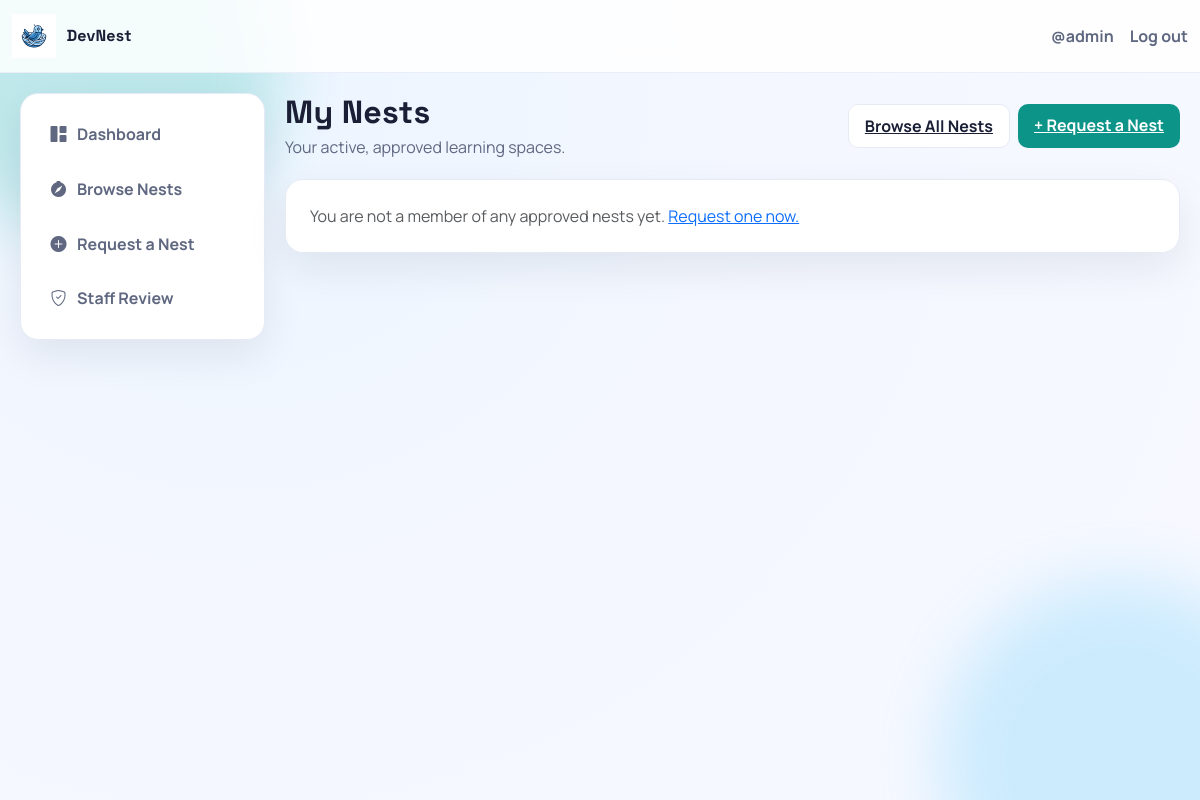
Before: /posts/ (signed in) with the older database file.
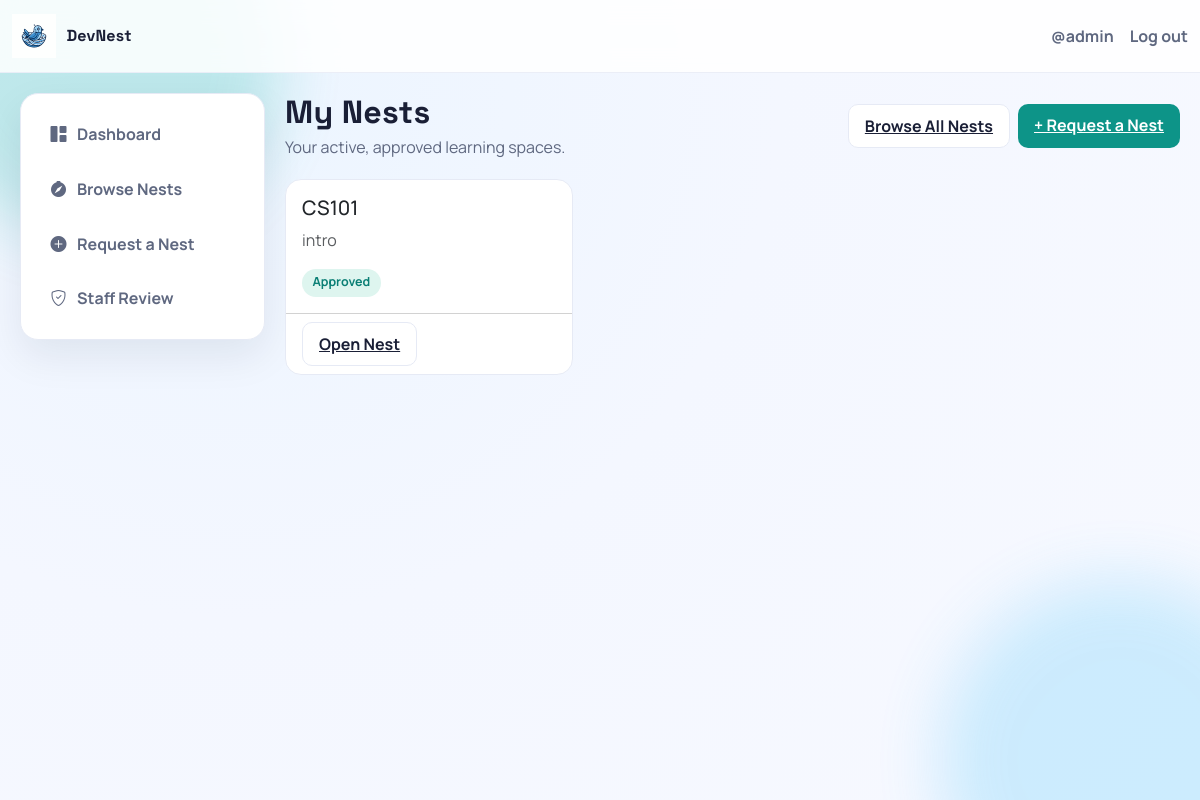
After: the same page with the newer database file.
### nests/models.py (models this page shows, shortened)
class Nest(models.Model):
    class Status(models.TextChoices):
        PENDING  = 'pending',  'Pending'
        APPROVED = 'approved', 'Approved'
        REJECTED = 'rejected', 'Rejected'
    name        = models.CharField(max_length=255)
    description = models.TextField()
    creator     = models.ForeignKey(settings.AUTH_USER_MODEL, on_delete=models.CASCADE)
    members     = models.ManyToManyField(
        settings.AUTH_USER_MODEL,
        through='NestMembership',
        related_name='nests',
    )
    status      = models.CharField(
        max_length=20,
        choices=Status.choices,
        default=Status.PENDING,
    )
    created_at  = models.DateTimeField(auto_now_add=True)

### nests/views.py (the view)
# urls.py: path('',                      views.nest_dashboard,         name='nest_dashboard'),
def nest_dashboard(request):
    if not request.user.is_authenticated:
        return _require_auth(request, 'You must be signed in to view your dashboard.')
    my_nests = Nest.objects.filter(
        status=Nest.Status.APPROVED,
        memberships__user=request.user,
        memberships__status=NestMembership.Status.ACTIVE,
    ).distinct()
    pending_nests = Nest.objects.filter(
        creator=request.user,
        status=Nest.Status.PENDING,
    )
    return render(request, 'nests/dashboard.html', {
        'nests': my_nests,
        'pending_nests': pending_nests,
    })

### nests/templates/nests/dashboard.html (shortened to what this page needs)
{% extends "nests/base.html" %}
{% block content %}
<div class="nest-page-head">
    <div>
        <h2 class="nest-page-title">My Nests</h2>
        <p class="nest-page-subtitle">Your active, approved learning spaces.</p>
    </div>
    <div class="d-flex gap-2">
        <a href="{% url 'nests:nest_list_view' %}" class="nest-btn-soft">Browse All Nests</a>
        <a href="{% url 'nests:request_nest_view' %}" class="nest-btn-main">+ Request a Nest</a>
    </div>
</div>
{% if nests %}
    <div class="row g-3">
        {% for nest in nests %}
        <div class="col-12 col-md-6 col-lg-4">
            <div class="card nest-card">
                <div class="card-body">
                    <h5 class="card-title">{{ nest.name }}</h5>
                    <p class="card-text text-muted">{{ nest.description }}</p>
                    <span class="nest-chip nest-chip-approved">{{ nest.get_status_display }}</span>
                </div>
                <div class="card-footer bg-transparent d-flex gap-2">
                    <a href="{% url 'nests:nest_detail' nest_id=nest.pk %}" class="nest-btn-soft btn-sm">Open Nest</a>
                </div>
            </div>
        </div>
        {% endfor %}
    </div>
{% else %}
    <div class="nest-surface p-4">
        <p class="text-muted mb-0">You are not a member of any approved nests yet. <a href="{% url 'nests:request_nest_view' %}">Request one now.</a></p>
    </div>
{% endif %}
{% endblock %}

Changed rows visible on the page:
now on this page (row edited): Nest: name "CS101", description "intro", status "Approved"
Other visible differences:
text no longer shown: "You are not a member of any approved nests yet. Request one now."
